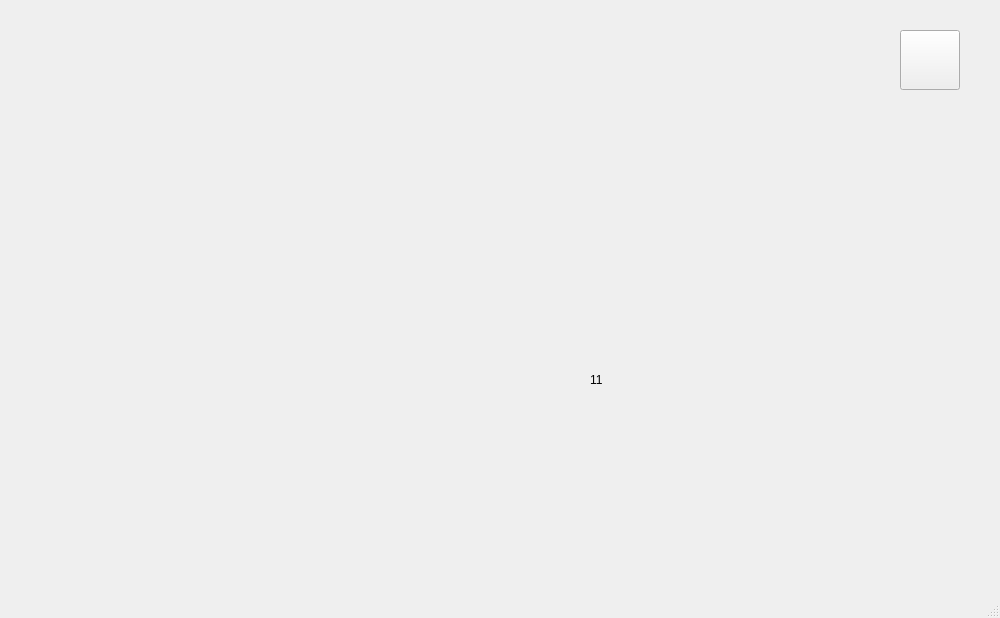
<?xml version="1.0" encoding="UTF-8"?>
<ui version="4.0">
 <class>MainWindow</class>
 <widget class="QMainWindow" name="MainWindow">
  <property name="geometry">
   <rect>
    <x>0</x>
    <y>0</y>
    <width>1000</width>
    <height>618</height>
   </rect>
  </property>
  <property name="windowTitle">
   <string>MainWindow</string>
  </property>
  <property name="windowIcon">
   <iconset resource="../Image.qrc">
    <normaloff>:/new/prefix1/Img/logo2.jpg</normaloff>:/new/prefix1/Img/logo2.jpg</iconset>
  </property>
  <widget class="QWidget" name="centralwidget">
   <widget class="QLabel" name="label">
    <property name="geometry">
     <rect>
      <x>0</x>
      <y>-10</y>
      <width>1000</width>
      <height>618</height>
     </rect>
    </property>
    <property name="text">
     <string/>
    </property>
    <property name="pixmap">
     <pixmap resource="../Image.qrc">:/new/prefix1/Img/backgrd1000,618.jpg</pixmap>
    </property>
   </widget>
   <widget class="QPushButton" name="pushButton">
    <property name="geometry">
     <rect>
      <x>900</x>
      <y>30</y>
      <width>60</width>
      <height>60</height>
     </rect>
    </property>
    <property name="text">
     <string/>
    </property>
    <property name="icon">
     <iconset resource="../Image.qrc">
      <normaloff>:/new/prefix1/Img/user.jpg</normaloff>:/new/prefix1/Img/user.jpg</iconset>
    </property>
    <property name="iconSize">
     <size>
      <width>80</width>
      <height>60</height>
     </size>
    </property>
   </widget>
   <widget class="QLabel" name="view2">
    <property name="geometry">
     <rect>
      <x>590</x>
      <y>280</y>
      <width>200</width>
      <height>200</height>
     </rect>
    </property>
    <property name="text">
     <string>11</string>
    </property>
   </widget>
   <widget class="QLabel" name="view1">
    <property name="geometry">
     <rect>
      <x>180</x>
      <y>90</y>
      <width>400</width>
      <height>400</height>
     </rect>
    </property>
    <property name="text">
     <string/>
    </property>
    <property name="textFormat">
     <enum>Qt::AutoText</enum>
    </property>
    <property name="pixmap">
     <pixmap resource="../Image.qrc">:/new/prefix1/Img/viewbg - 副本.jpg</pixmap>
    </property>
   </widget>
  </widget>
  <widget class="QStatusBar" name="statusbar"/>
 </widget>
 <resources>
  <include location="../Image.qrc"/>
 </resources>
 <connections/>
</ui>
